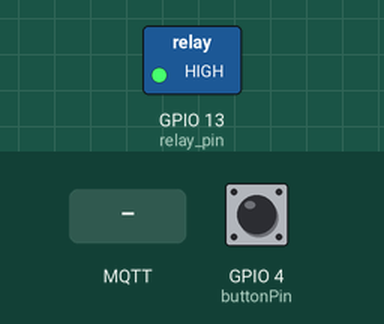
The sketch below on a simulated ESP8266 (NodeMCU). On the bench: switched loads named in the sketch (green lamp = pin HIGH). The test bench sets the inputs (shaded band); at power-on: GPIO 4 (buttonPin) LOW. WiFi joins after 1.5 s; servers stay silent unless stated; random numbers use the default seed unless the sketch sets one; EEPROM starts erased; no MQTT or app messages arrive unless stated; what the sketch prints to the serial monitor is not drawn.

Above: at 4.0 s.
4.1 s: GPIO 4 (buttonPin) pulled HIGH for 0.15 s
At 4.9 s:
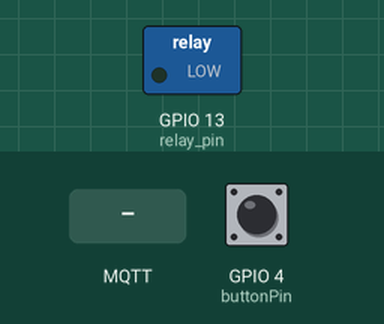
7.3 s: MQTT message "1" arrives on the first subscribed topic
At 8.5 s:
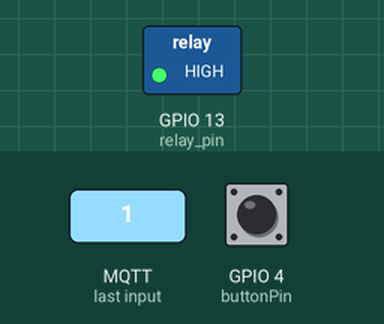
8.8 s: GPIO 4 (buttonPin) pulled HIGH for 1 s
At 10.9 s:
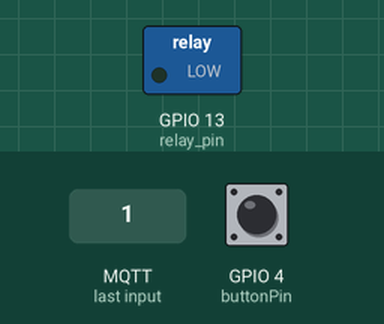
11.3 s: GPIO 4 (buttonPin) pulled HIGH for 3.2 s
At 15.7 s:
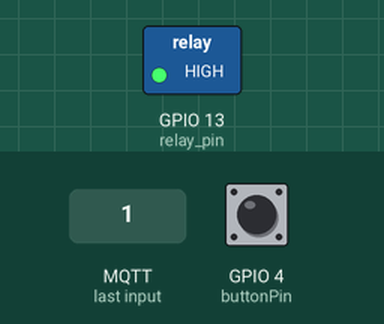
16.0 s: MQTT message "2" arrives on the first subscribed topic
At 16.3 s:
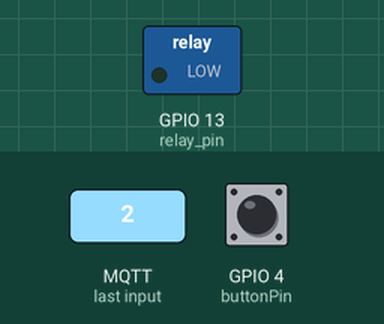
Timing chart, 0 to 18.5 s (numbered marks = the images above; inputs shaded):
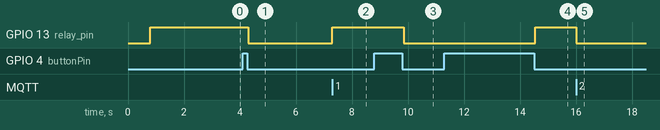

Measured:
- after the input at 4.1 s, GPIO 13 (relay_pin): HIGH → LOW after 0.20 s
- after the input at 7.3 s, GPIO 13 (relay_pin): LOW → HIGH at once
- after the input at 8.8 s, GPIO 13 (relay_pin): HIGH → LOW after 1.1 s
- after the input at 11.3 s, GPIO 13 (relay_pin): LOW → HIGH after 3.3 s
- after the input at 16.0 s, GPIO 13 (relay_pin): HIGH → LOW at once

The sketch:

mqttSub.ino
```cpp
/* Learn to use pushbutton (button switch) with Arduino - Tutorial
   More info and circuit schematic: http://www.ardumotive.com/arduino-tutorials/category/button
   Dev: Michalis Vasilakis / Date: 19/10/2014
   UPDATED 2/6/2016 - LED to Arduino pin 3 and button to Arduino pin 4*/

#include <ESP8266WiFi.h>
#include <PubSubClient.h>
#include <Bounce2.h>
#include <EEPROM.h>
#include <Arduino.h>
//Constants
char * HOME_SSID = "davidjohnson";
char * HOME_PASS = "ytsedrah";
const char* btn_event_topic = "dev/test/notewise/record";
const char* mqtt_server = "192.168.1.77";
const int buttonPin = 4;
const int relay_pin =  13;


WiFiClient espClient;
PubSubClient client(espClient);
// Instantiate a Bounce object :
Bounce debouncer = Bounce();

//Variables

int relayState = 0;
int buttonState = 0;
int flag=0;
long lastMsg = 0;
char msg[50];
int value = 0;


void callback(char* topic, byte* payload, unsigned int length) {
  Serial.print("Message arrived [");
  Serial.print(topic);
  Serial.print("]\n");
  for (int i = 0; i < length; i++) {
    Serial.print((char)payload[i]);
  }
  Serial.println();

  // Switch on the LED if an 1 was received as first character
  if ((char)payload[0] == '0') {
    digitalWrite(relay_pin, LOW);   // Turn the LED on (Note that LOW is the voltage level
    Serial.println("relay_pin -> LOW");
    relayState = LOW;
    EEPROM.write(0, relayState);    // Write state to EEPROM
    EEPROM.commit();
  } else if ((char)payload[0] == '1') {
    digitalWrite(relay_pin, HIGH);  // Turn the LED off by making the voltage HIGH
    Serial.println("relay_pin -> HIGH");
    relayState = HIGH;
    EEPROM.write(0, relayState);    // Write state to EEPROM
    EEPROM.commit();
  } else if ((char)payload[0] == '2') {
    relayState = !relayState;
    digitalWrite(relay_pin, relayState);  // Turn the LED off by making the voltage HIGH
    Serial.print("relay_pin -> switched to ");
    Serial.println(relayState);
    EEPROM.write(0, relayState);    // Write state to EEPROM
    EEPROM.commit();
  }
}

void reconnect() {
  // Loop until we're reconnected
  while (!client.connected()) {
    Serial.print("Attempting MQTT connection...");
    // Attempt to connect
    String clientId = "ESP8266Client-";
    clientId += String(random(0xffff), HEX);
    if (client.connect(clientId.c_str())) {
      Serial.println("connected");
      // Once connected, publish an announcement...
      client.publish("dev/test", "E12 Button Connected");
      // ... and resubscribe
      client.subscribe(btn_event_topic);
    } else {
      Serial.print("failed, rc=");
      Serial.print(client.state());
      Serial.println(" try again in 5 seconds");
      // Wait 5 seconds before retrying
      for(int i = 0; i<5000; i++){
        extButton();
        delay(1);
      }
    }
  }
}

void extButton() {
  debouncer.update();

   // Call code if Bounce fell (transition from HIGH to LOW) :
   if ( debouncer.fell() ) {
     Serial.println("Debouncer fell");
     // Toggle relay state :
     relayState = !relayState;
     digitalWrite(relay_pin,relayState);
     EEPROM.write(0, relayState);    // Write state to EEPROM
     if (relayState == 1){
      client.publish(btn_event_topic, "1");
     }
     else if (relayState == 0){
      client.publish(btn_event_topic, "0");
     }
   }
}

void startWifi(){
    int attemptCount = 0;
    WiFi.mode(WIFI_STA);
    Serial.print("Reconnecting...");
    WiFi.begin("davidjohnson", "ytsedrah");
    do{
        Serial.print(WiFi.status());
        delay(1000);
        //Serial.print("\nConnecting to : "); Serial.print(HOME_SSID); Serial.print("\nPassword: "); Serial.print(HOME_PASS);

        if(attemptCount > 50){ Serial.print("\nRESETTING DUE TO CONNECTION FAILURE"); ESP.restart(); }//try 13 times then log failure and return
        attemptCount++;
    }while (WiFi.status() != WL_CONNECTED);
}

void setup() {
  Serial.begin(115200, SERIAL_8N1, SERIAL_TX_ONLY);
  Serial.println(); Serial.println(); Serial.println();
  for(uint8_t t = 4; t > 0; t--) {
      Serial.printf("[SETUP] WAIT %d...\n", t);
      Serial.flush();
      delay(200);
  }
  //INIT AND READ MEM
  EEPROM.begin(512);
  relayState = EEPROM.read(0);
  //Input or output?
  pinMode(relay_pin, OUTPUT);
  pinMode(buttonPin, INPUT);
  debouncer.attach(buttonPin);   // Use the bounce2 library to debounce the built in button
  debouncer.interval(50);
  //restore previous state of led
  digitalWrite(relay_pin,relayState);

  startWifi();
  client.setServer(mqtt_server, 1883);
  client.setCallback(callback);
}

void loop(){
  if (!client.connected()) {
    reconnect();
  }
  client.loop();
  extButton();
}
```
